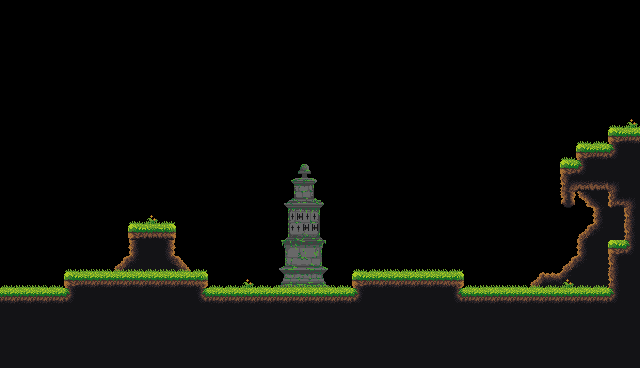

The image is a tile-based game level rendered from a .tmx file. Its description and source (layers, tilesets, objects; grid data summarised) follow:
An orthogonal 40x23 tile map with 16x16 px tiles, 4 tile layers (Level, background, nm_map, out), 1 hidden layer not drawn, 3 tilesets and 24 objects (3x box1, 2x ball1, 2x ball2, 2x box2, bell1, ...).

<map version="1.10" tiledversion="1.11.2" orientation="orthogonal" renderorder="right-down" width="40" height="23" tilewidth="16" tileheight="16" infinite="0" nextlayerid="20" nextobjectid="44">
 <editorsettings>
  <export target="../1.lua" format="lua" />
 </editorsettings>
 <tileset firstgid="1" name="placeholder" tilewidth="16" tileheight="16" tilecount="4" columns="2">
  <image source="../../../asets/sprites/placeholder_box_set.png" width="32" height="32" />
 </tileset>
 <tileset firstgid="5" name="OutsideGrassTileset" tilewidth="16" tileheight="16" tilecount="100" columns="10">
  <image source="../../../asets/sprites/tileset1.png" width="160" height="160" />
 </tileset>
 <tileset firstgid="105" name="bell_pillar" tilewidth="16" tileheight="16" tilecount="32" columns="4">
  <image source="../../../asets/sprites/bell_hint_pillar.png" width="64" height="128" />
 </tileset>
 <layer id="1" name="Tile Layer 1" width="40" height="23" visible="0">
  <data>[920 cells, 246 non-empty, 3 distinct tile ids]</data>
 </layer>
 <layer id="7" name="Level" width="40" height="23">
  <data>[920 cells, 0 non-empty, 0 distinct tile ids]</data>
 </layer>
 <layer id="19" name="background" width="40" height="23">
  <data>[920 cells, 95 non-empty, 38 distinct tile ids]</data>
 </layer>
 <objectgroup color="#ff0000" id="2" name="solid">
  <properties>
   <property name="collidable" type="bool" value="true" />
  </properties>
  <object id="5" x="-12.1667" y="287" width="658.652" height="81.7121">
   <properties>
    <property name="collidable" type="bool" value="true" />
   </properties>
  </object>
  <object id="7" x="64.125" y="271.875" width="143.875" height="15.875" />
  <object id="8" x="352" y="271.875" width="112.125" height="15.875" />
  <object id="9" x="559.875" y="160.125" width="16.125" height="47.75" />
  <object id="10" x="575.875" y="144" width="48" height="47.75" />
  <object id="11" x="608" y="128" width="31.875" height="16.125" />
  <object id="12" x="623.875" y="143.875" width="16.375" height="96" />
  <object id="13" x="608" y="191.75" width="15.75" height="16.375" />
  <object id="14" x="607.875" y="240.25" width="32.125" height="46.375" />
  <object id="17" x="128" y="224" width="48.0909" height="15.8182" />
 </objectgroup>
 <objectgroup color="#55ff7f" id="4" name="entity">
  <object id="21" name="ball1" x="150.5" y="192.5" width="15.5" height="15.5">
   <ellipse />
  </object>
  <object id="22" name="ball2" x="204.5" y="197.5" width="21.5" height="23">
   <ellipse />
  </object>
  <object id="23" name="box1" x="96" y="256.273" width="16.2727" height="15.5455" />
  <object id="24" name="box2" x="180.727" y="245.273" width="27.6364" height="26.9091" />
  <object id="26" name="ball1" x="102.75" y="184.25" width="15.5" height="15.5">
   <ellipse />
  </object>
  <object id="28" name="ball2" x="422.75" y="108.5" width="21.5" height="23">
   <ellipse />
  </object>
  <object id="31" name="box1" x="21.3637" y="121.727" width="16.2727" height="15.5455" />
  <object id="32" name="box1" x="402.864" y="211.227" width="16.2727" height="15.5455" />
  <object id="33" name="box2" x="360.682" y="243.045" width="27.6364" height="26.9091" />
  <object id="41" name="bell1" x="64" y="240" width="16" height="32">
   <properties>
    <property name="code" value="SLSSSSLL" />
    <property name="isSolved" type="bool" value="false" />
   </properties>
  </object>
 </objectgroup>
 <objectgroup color="#0055ff" id="3" name="sensor">
  <object id="16" name="sensor1" x="252" y="238.5" width="66.5" height="30.5">
   <properties>
    <property name="sensor1" type="bool" value="true" />
   </properties>
  </object>
  <object id="19" name="sensor2" x="588.667" y="219.333" width="18.6667" height="18.6667">
   <properties>
    <property name="sensor1" type="bool" value="false" />
    <property name="sensor2" type="bool" value="true" />
   </properties>
  </object>
  <object id="43" name="sensor3" x="55.0909" y="245.091" width="32" height="16" />
 </objectgroup>
 <objectgroup color="#55ffff" id="5" name="transitions">
  <object id="37" name="transition1" x="-11.5" y="10" width="15.5" height="276.125" />
 </objectgroup>
 <layer id="6" name="nm_map" width="40" height="23" opacity="0.4">
  <data>[920 cells, 0 non-empty, 0 distinct tile ids]</data>
 </layer>
 <layer id="11" name="out" width="40" height="23">
  <data>[920 cells, 292 non-empty, 18 distinct tile ids]</data>
 </layer>
</map>